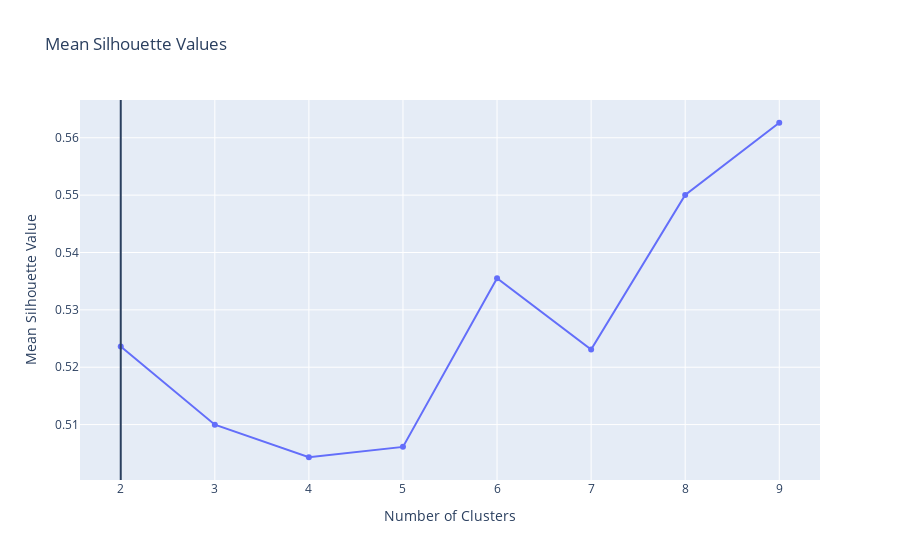

Notebook code for this chart:
### Code cell
fig  = go.Figure()
fig.add_trace(go.Scatter(x = k_clusters, y = silhouette_score_values))

fig.update_layout(title = 'Mean Silhouette Values', xaxis_title = 'Number of Clusters', yaxis_title = 'Mean Silhouette Value')
fig.add_vline(x = 2)

fig.show()

### Figure 1 — Plotly figure (JSON) as saved in the notebook; plotly's stock layout.template omitted (floating-point values rounded to 4 significant figures)
{"data": [{"type": "scatter", "x": [2, 3, 4, 5, 6, 7, 8, 9], "y": [0.5236, 0.51, 0.5043, 0.5061, 0.5355, 0.5231, 0.55, 0.5626]}], "layout": {"shapes": [{"type": "line", "x0": 2, "x1": 2, "xref": "x", "y0": 0, "y1": 1, "yref": "y domain"}], "title": {"text": "Mean Silhouette Values"}, "xaxis": {"autorange": true, "range": [1.55, 9.45], "title": {"text": "Number of Clusters"}, "type": "linear"}, "yaxis": {"autorange": true, "range": [0.5, 0.5669], "title": {"text": "Mean Silhouette Value"}, "type": "linear"}}}
